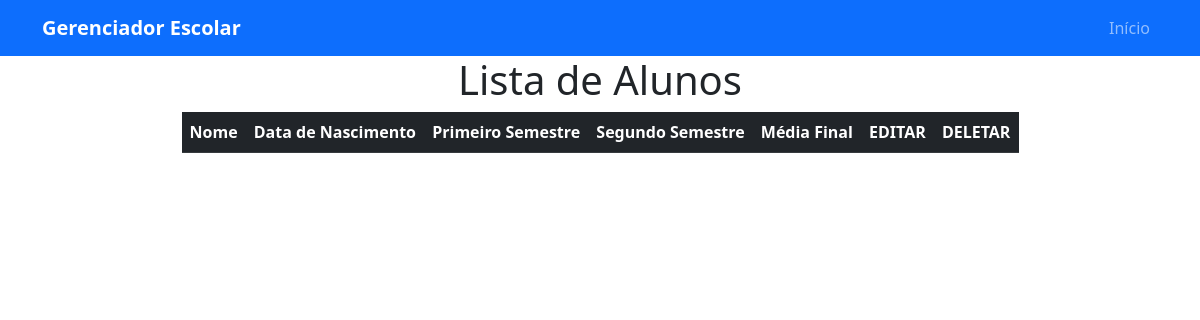
/alunos/, run on an earlier commit of the app's database.
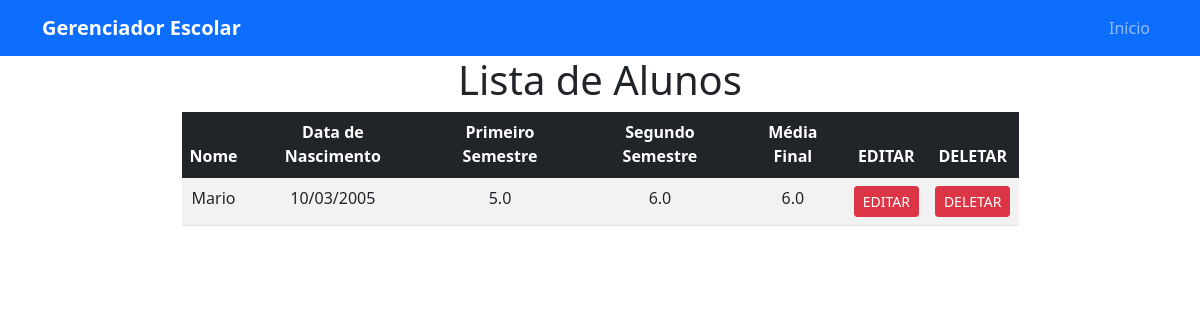
And on a later commit of the database.
### model/aluno.py (models this page shows)
class Aluno(db.Model):
    __tablename__ = "alunos"
    id = db.Column(db.Integer, primary_key=True)
    nome = db.Column(db.String, nullable=False)
    idade = db.Column(db.Integer, nullable=False)
    data_nascimento = db.Column(db.Date, nullable=False)
    nota_primeiro_semestre =db.Column(db.Float,nullable=True)
    nota_segundo_semestre =db.Column(db.Float, nullable=True)
    media_final = db.Column(db.Float, nullable=True)
    turma_id = db.Column(db.Integer, db.ForeignKey("turmas.id"), nullable=False)
    turma = db.relationship("Turma", back_populates="alunos")

### routes/aluno_routes.py (the view)
@alunos_bp.route("/")
def listar_alunos():
    alunos = AlunoController.index()
    return render_template("alunos.html", alunos=alunos, titulo="Lista de Alunos")

### controller/aluno_controller.py (called while the page is built)
    @staticmethod
    def index():
        alunos = Aluno.query.all()
        return alunos

### templates/alunos.html (shortened to what this page needs)
<!DOCTYPE html>
<html lang="pt-BR">
<head>
    <link rel="stylesheet" href="{{ url_for('static', filename='bootstrap.css') }}">
</head>
<body>
<header>
    <nav class="navbar navbar-expand-lg navbar-dark bg-primary">
        <div class="container">
            <a class="navbar-brand fw-bold" href="{{ url_for('pagina_inicial') }}">Gerenciador Escolar</a>
            <div class="collapse navbar-collapse" id="navbarNav">
                <ul class="navbar-nav ms-auto">
                    <li class="nav-item"> <a class="nav-link" href="{{ url_for('pagina_inicial') }}">Início</a> </li>
                </ul>
            </div>
        </div>
    </nav>
</header>
    <div class="container d-flex flex-column justify-content-center align-items-center">
        <div>
            <h1>{{ titulo }}</h1>
        </div>
        <div class="table-responsive" style="width: 75%;">
            <table class="table table-striped table-hover text-center">
                <thead class="table-dark">
                    <tr>
                        <th>Nome</th>
                        <th>Data de Nascimento</th>
                        <th>Primeiro Semestre</th>
                        <th>Segundo Semestre</th>
                        <th>Média Final</th>
                        <th>EDITAR</th>
                        <th>DELETAR</th>
                    </tr>
                </thead>
                <tbody>
                    {% for aluno in alunos %}
                    <tr>
                        <td>{{ aluno.nome }}</td>
                        <td>{{ aluno.data_nascimento.strftime("%d/%m/%Y") }}</td>
                        <td>{{ aluno.nota_primeiro_semestre }}</td>
                        <td>{{ aluno.nota_segundo_semestre }}</td>
                        <td>{{ aluno.media_final }}</td>
                        <td><a href="{{ url_for('aluno_rota.editar_aluno', nome=aluno.nome) }}" class="btn btn-danger btn-sm">EDITAR</a></td>
                        <td><a href="{{ url_for('aluno_rota.deletar_aluno', nome=aluno.nome) }}" class="btn btn-danger btn-sm">DELETAR</a></td>
                    </tr>
                    {% endfor %}
                </tbody>
            </table>
        </div>
    </div>
</body>
</html>

What changed in the data, as far as the page shows it:
added Aluno: nome "Mario", data_nascimento "10/03/2005", nota_primeiro_semestre "5.0", nota_segundo_semestre "6.0", media_final "6.0"
